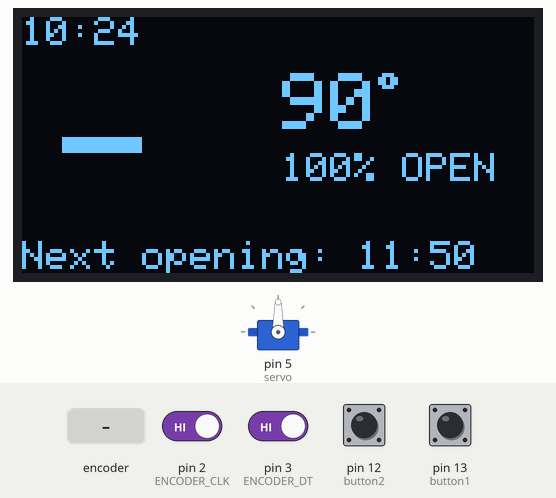
Simulated run of this program. Board: Arduino Uno, built with avr-gcc and run on an emulated ATmega328P. On the bench: 128×64 one-colour display, servo. The test bench sets the inputs (shaded band); at power-on: pin 2 (ENCODER_CLK), pin 3 (ENCODER_DT) HIGH, pin 12 (button2), pin 13 (button1) LOW. The local clock reads 2024-03-15 10:24:30 at power-on unless the program sets it; what the program prints to the serial monitor is not drawn.

Above: at 1.2 s.
1.3 s: pin 12 (button2) pulled HIGH for 0.15 s
At 2.5 s:
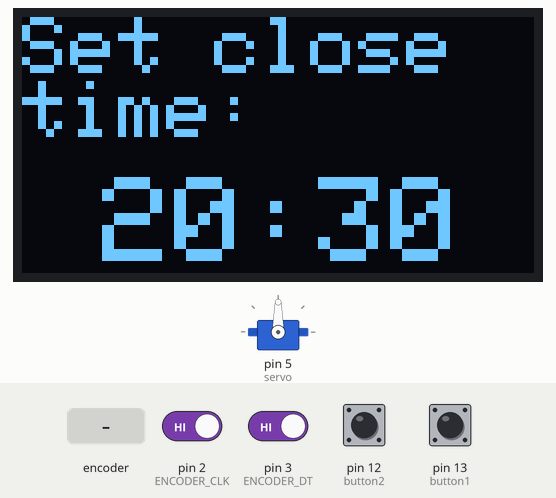
2.9 s: rotary encoder on pin 2 (ENCODER_CLK) / pin 3 (ENCODER_DT) turned 3 steps (first pin leading)
At 4.2 s:
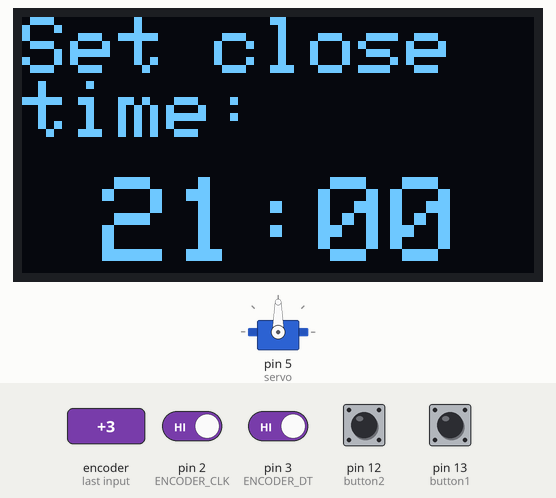
5.0 s: rotary encoder on pin 2 (ENCODER_CLK) / pin 3 (ENCODER_DT) turned 1 step (first pin leading)
At 5.6 s:
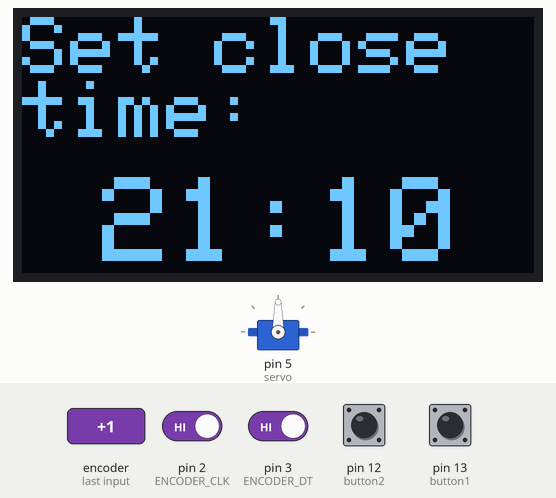
6.7 s: pin 12 (button2) pulled HIGH for 1 s
At 7.0 s:
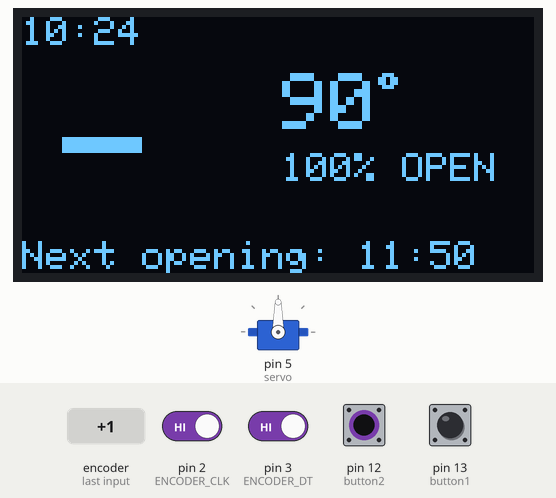
9.2 s: pin 13 (button1) pulled HIGH for 0.15 s
At 10.0 s:
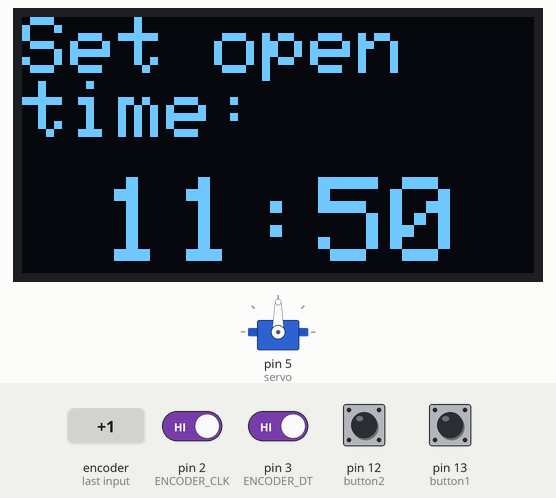
10.8 s: pin 13 (button1) pulled HIGH for 1 s
At 30.9 s:
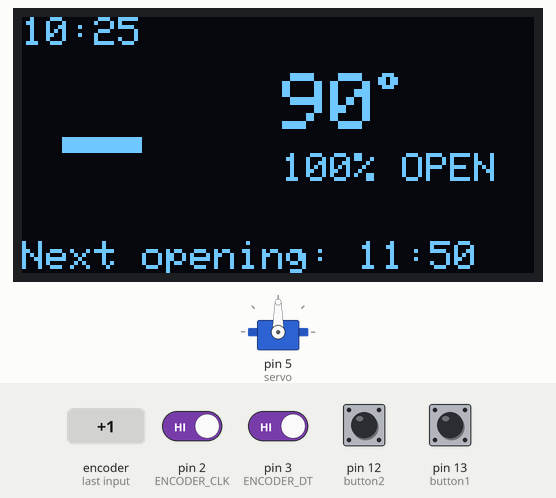
Timing chart, 0 to 31.5 s (numbered marks = the images above; inputs shaded):
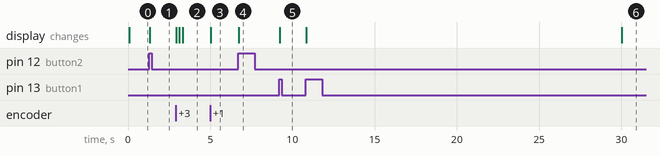

The program:

main.cpp
```cpp
#include <Adafruit_SSD1306.h>
#include <Wire.h>
#include <Servo.h>
#include <RTClib.h>

#define SCREEN_WIDTH 128
#define SCREEN_HEIGHT 64
#define ENCODER_CLK 2
#define ENCODER_DT  3
#define button1 13
#define button2 12

enum class SystemState{
  Blinds,
  Open,
  Close
};

Adafruit_SSD1306 display(SCREEN_WIDTH, SCREEN_HEIGHT, &Wire, -1);
Servo servo;
RTC_DS1307 clock;
SystemState systemState = SystemState::Blinds;
int timeValue = 0;
bool action = false;
int servoPos = 90;
int oldValue1 = LOW;
int oldValue2 = LOW;
int period = 50;
unsigned long time_now = 0;
struct TimeOfDay {
  uint8_t hour;
  uint8_t minute;
};
bool isTriggered = false;
int lastClk = HIGH;
TimeOfDay openTime = {11, 50};
TimeOfDay closeTime = {20, 30};
TimeOfDay tempTime = {0,0};

int lastCheckedValue = -1;
String formatTime(TimeOfDay time) {
  String value = "";

  if (time.hour < 10) {
    value += "0";
  }
  value += String(time.hour);

  value += ":";

  if (time.minute < 10) {
    value += "0";
  }
  value += String(time.minute);

  return value;
}

TimeOfDay convertValueToTime(int value){
  value %= 144;
  uint8_t hours = value / 6;
  uint8_t minutes = (value % 6) * 10;
  return TimeOfDay{hours, minutes};
}

int convertTimeToValue(TimeOfDay time){
  int value = time.minute / 10 + time.hour * 6;
  return value;
}

bool isFirstTimeCloser(TimeOfDay timeA, TimeOfDay timeB) {
  DateTime now = clock.now();
  int nowValue = (now.hour() * 6) + now.minute() / 10;

  int diffA = (convertTimeToValue(timeA) - nowValue + 144) % 144;
  int diffB = (convertTimeToValue(timeB) - nowValue + 144) % 144;

  return (diffA == 0 ? 144 : diffA) < (diffB == 0 ? 144 : diffB);
}


void refreshDisplay(){
    display.clearDisplay();

  if(systemState == SystemState::Blinds){

    String blindsSymbol = "/";
    if(servoPos >= 0 && servoPos <= 20){
      blindsSymbol = "|";
    }
    else if(servoPos >= 21 && servoPos <= 65){
      blindsSymbol = "/";
    }
    else if(servoPos >= 66 && servoPos <= 125){
      blindsSymbol = "-";
    }
    else if(servoPos >= 126 && servoPos <= 155){
      blindsSymbol = "\\";
    }
    else{
      blindsSymbol = "|";
    }


    int offsetFromOpen = abs(servoPos - 90);
    int percent = map(offsetFromOpen, 0, 90, 100, 0);
    DateTime now = clock.now();

    String currentTimeStr = formatTime({now.hour(), now.minute()});
    display.setTextSize(1);
    display.setTextColor(SSD1306_WHITE);
    display.setCursor(0, 0);
    display.print(currentTimeStr);

    display.setTextSize(4);
    display.setCursor(10, 18);
    display.print(blindsSymbol);

    display.setTextSize(2);
    display.setCursor(65, 14);
    display.print(servoPos);
    display.setTextSize(1);
    display.print((char)247);

    display.setTextSize(1);
    display.setCursor(65, 34);
    display.print(percent);
    display.print("% OPEN");

    display.setCursor(0, 56);


    if(isFirstTimeCloser(openTime, closeTime)){
      display.print("Next opening: ");
      display.print(formatTime(openTime));
    }
    else{
      display.print("Next closing: ");
      display.print(formatTime(closeTime));
    }
  }
  else{
    display.setTextSize(2);
    display.setCursor(0, 0);

    if(systemState == SystemState::Open){
      display.println("Set open");
    }
    else{
      display.println("Set close");
    }
    display.println("time:");

    display.setCursor(20, 40);
    display.setTextSize(3);
    display.print(formatTime(tempTime));
  }

  display.display();
}

void setup() {
  Serial.begin(9600);
  display.begin(SSD1306_SWITCHCAPVCC, 0x3C);  // SSD1306_SWITCHCAPVCC = generate display voltage from 3.3V internally
  display.clearDisplay();
  display.setTextSize(2);
  display.setTextColor(SSD1306_WHITE);
  display.display();
  servo.attach(5);

  while (!clock.begin()) {
  Serial.println("Couldn't find RTC, retrying...");
  delay(500);
  }

  pinMode(ENCODER_CLK, INPUT);
  pinMode(ENCODER_DT, INPUT);
  pinMode(button1, INPUT);
  pinMode(button2, INPUT);

  refreshDisplay();
}

void saveValue(){
  if(systemState == SystemState::Open){
    openTime = tempTime;
  }
  else if(systemState == SystemState::Close){
    closeTime = tempTime;
  }
  systemState = SystemState::Blinds;
}


int readEncoder(){
  int newClk = digitalRead(ENCODER_CLK);
  if (newClk != lastClk) {
    lastClk = newClk;
    int dtValue = digitalRead(ENCODER_DT);
    if (newClk == LOW && dtValue == HIGH) {
      return 1;
    }
    if (newClk == LOW && dtValue == LOW) {
      return -1;
    }
  }
  return 0;
}

void checkButtons(){
  int newValue1 = digitalRead(button1);
  int newValue2 = digitalRead(button2);
  if(newValue1 == HIGH && newValue2 == HIGH){
    oldValue1 = newValue1;
    oldValue2 = newValue2;
    return;
  }

  bool button1Pressed = (newValue1 != oldValue1) && (newValue1 == HIGH);
  if(button1Pressed)
  {
    if(systemState == SystemState::Blinds){
      systemState = SystemState::Open;
      tempTime = openTime;
      timeValue = convertTimeToValue(openTime);
    }
    else{
      saveValue();
    }
    action = true;
  }

  bool button2Pressed = (newValue2 != oldValue2) && (newValue2 == HIGH);
  if(button2Pressed)
  {
    if(systemState == SystemState::Blinds){
      systemState = SystemState::Close;
      tempTime = closeTime;
      timeValue = convertTimeToValue(closeTime);
    }
    else{
      systemState = SystemState::Blinds;
    }
    action = true;
  }

  oldValue1 = newValue1;
  oldValue2 = newValue2;
}


void changeTime(int value){
  timeValue = (timeValue + value + 144) % 144;
  tempTime = convertValueToTime(timeValue);
}

void checkSchedule(){
  DateTime now = clock.now();
  int nowValue = convertTimeToValue({now.hour(), now.minute()});
  int openValue = convertTimeToValue(openTime);
  int closeValue = convertTimeToValue(closeTime);

  if (nowValue != lastCheckedValue) {
    lastCheckedValue = nowValue;
    isTriggered = false;
  }

  if (isTriggered) {
    return;
  }

  if(openValue == nowValue)
  {
    servoPos = 90;
    servo.write(servoPos);
    action = true;
    isTriggered = true;
  }
  else if (closeValue == nowValue)
  {
    servoPos = 180;
    servo.write(servoPos);
    action = true;
    isTriggered = true;
  }
}

int lastDisplayedMinute = -1;
void loop() {

  checkSchedule();

  DateTime now = clock.now();
  if (now.minute() != lastDisplayedMinute) {
    lastDisplayedMinute = now.minute();
    action = true;
  }

  checkButtons();
  int encoderValue = readEncoder();
  if (encoderValue != 0) {
    action = true;
    Serial.println(encoderValue);
    if (systemState == SystemState::Blinds) {
      servoPos = constrain(servoPos + encoderValue * 5, 0, 180);
      servo.write(servoPos);
    } else {
      changeTime(encoderValue);
    }
  }

  if (action) {
    refreshDisplay();
    action = false;
  }
}
```

Measured:
- after the input at 1.3 s, the display: changes at once (image 1)
- after the input at 2.9 s, the display: first changes at once (image 2 shows a later state)
- after the input at 5.0 s, the display: changes at once (image 3)
- after the input at 6.7 s, the display: changes at once (image 4)
- after the input at 9.2 s, the display: changes at once (image 5)
- after the input at 10.8 s, the display: first changes at once (image 6 shows a later state)
